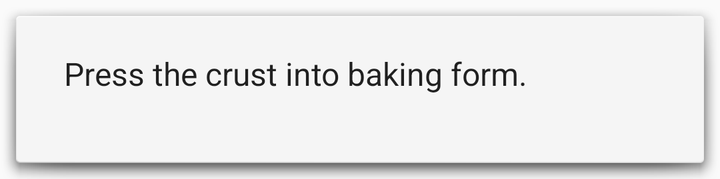
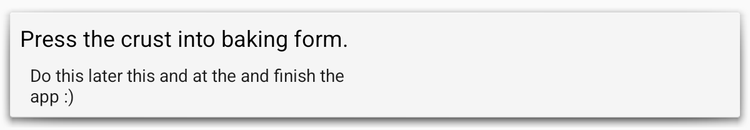

One screen, two layout resources from the same app: the default and the repository's alternative for another configuration. Each is rendered where Android would select it; the XML of both is given below.
<!-- AndroidManifest.xml: application theme AppTheme -->
<!-- res/layout/recipe_step.xml -->
<?xml version="1.0" encoding="utf-8"?>
<LinearLayout xmlns:android="http://schemas.android.com/apk/res/android"
              xmlns:app="http://schemas.android.com/apk/res-auto"
              xmlns:tools="http://schemas.android.com/tools"
              android:layout_width="match_parent"
              android:layout_height="wrap_content"
              android:orientation="vertical"
              android:background="@android:drawable/dialog_holo_light_frame">

    <TextView
        android:id="@+id/recipe_step_desc"
        android:layout_width="match_parent"
        android:layout_height="wrap_content"
        android:layout_marginBottom="2dp"
        android:layout_marginTop="2dp"
        android:paddingBottom="16dp"
        android:paddingEnd="24dp"
        android:paddingStart="24dp"
        android:paddingTop="16dp"
        android:textAppearance="?attr/textAppearanceListItem"
        tools:text="Press the crust into baking form."/>

    <ImageView
        android:id="@+id/recipe_step_image"
        android:layout_width="match_parent"
        android:layout_height="wrap_content"
        android:layout_marginBottom="16dp"
        android:layout_marginEnd="16dp"
        android:layout_marginStart="16dp"
        android:contentDescription="@string/recipe_step_image_desc"
        android:scaleType="fitXY"
        tools:srcCompat="@drawable/ic_launcher_background"/>
</LinearLayout>
<!-- resources referenced by this layout -->
<resources>
  <string name="recipe_step_image_desc">Image of step in selected recipe</string>
  <style name="AppTheme" parent="Theme.AppCompat.Light.DarkActionBar">
          
          <item name="colorPrimary">@color/colorPrimary</item>
          <item name="colorPrimaryDark">@color/colorPrimaryDark</item>
          <item name="colorAccent">@color/colorAccent</item>
      </style>
  <color name="colorPrimary">#3F51B5</color>
  <color name="colorPrimaryDark">#303F9F</color>
  <color name="colorAccent">#FF4081</color>
</resources>
<!-- res/layout-sw600dp-port/recipe_step.xml (the repository's variant of the layout above) -->
<!-- drawn on a 7-inch tablet held upright -->
<?xml version="1.0" encoding="utf-8"?>
<LinearLayout xmlns:android="http://schemas.android.com/apk/res/android"
              xmlns:tools="http://schemas.android.com/tools"
              android:layout_width="match_parent"
              android:layout_height="wrap_content"
              android:layout_marginBottom="2dp"
              android:layout_marginTop="2dp"
              android:background="@android:drawable/dialog_holo_light_frame"
              android:orientation="vertical">

    <TextView
        android:id="@+id/recipe_step_desc"
        android:layout_width="match_parent"
        android:layout_height="wrap_content"
        android:layout_marginBottom="8dp"
        android:layout_marginEnd="8dp"
        android:layout_marginStart="8dp"
        android:layout_marginTop="8dp"
        android:textAppearance="@style/TextAppearance.AppCompat.Medium"
        android:textColor="@android:color/black"
        tools:text="Press the crust into baking form.">
    </TextView>

    <LinearLayout
        android:layout_width="match_parent"
        android:layout_height="match_parent"
        android:orientation="horizontal">

        <TextView
            android:id="@+id/recipe_step_full_desc"
            android:layout_width="match_parent"
            android:layout_height="wrap_content"
            android:layout_marginBottom="8dp"
            android:layout_marginEnd="8dp"
            android:layout_marginStart="16dp"
            android:layout_weight="1"
            android:textAppearance="@style/TextAppearance.AppCompat.Body1"
            tools:text="Do this later this and at the and finish the app :)"/>

        <ImageView
            android:id="@+id/recipe_step_image"
            android:layout_width="match_parent"
            android:layout_height="wrap_content"
            android:layout_marginBottom="8dp"
            android:layout_marginEnd="16dp"
            android:layout_marginStart="8dp"
            android:layout_weight="1"
            android:contentDescription="@string/recipe_step_image_desc"
            android:scaleType="fitXY"
            tools:srcCompat="@drawable/ic_launcher_background"/>
    </LinearLayout>

</LinearLayout>
